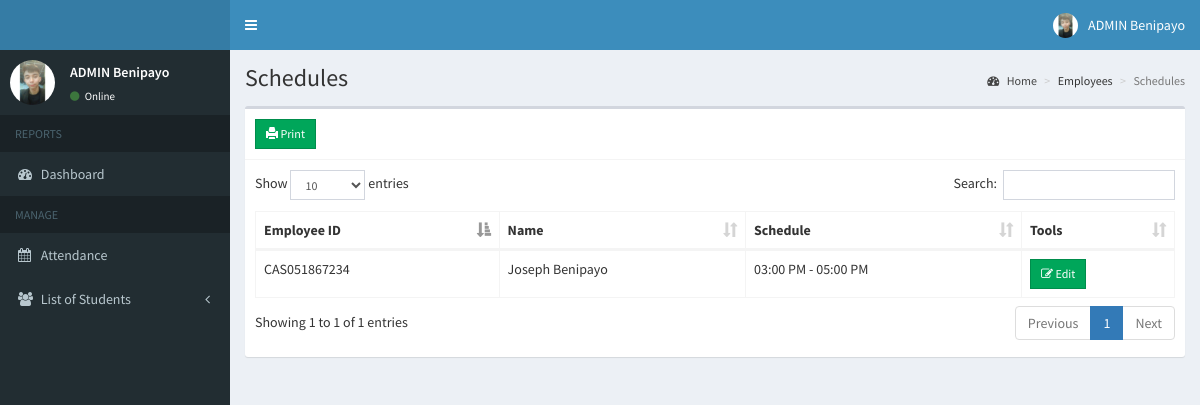
The page /admin/schedule_employee.php (signed in) on the database its author committed.
### tables this page shows
CREATE TABLE `employees` (
  `id` int(11) NOT NULL,
  `employee_id` varchar(15) NOT NULL,
  `firstname` varchar(50) NOT NULL,
  `lastname` varchar(50) NOT NULL,
  `address` text NOT NULL,
  `birthdate` date NOT NULL,
  `contact_info` varchar(100) NOT NULL,
  `gender` varchar(10) NOT NULL,
  `position_id` int(11) NOT NULL,
  `schedule_id` int(11) NOT NULL,
  `photo` varchar(200) NOT NULL,
  `created_on` date NOT NULL
);

CREATE TABLE `schedules` (
  `id` int(11) NOT NULL,
  `time_in` time NOT NULL,
  `time_out` time NOT NULL
);

### admin/includes/session.php (called while the page is built, shortened)
<?php
	include 'includes/conn.php';
	$sql = "SELECT * FROM admin WHERE id = '".$_SESSION['admin']."'";
	$query = $conn->query($sql);
	$user = $query->fetch_assoc();
?>

### admin/schedule_employee.php (the view, shortened to what this page needs)
<?php include 'includes/session.php'; ?>
<?php include 'includes/header.php'; ?>
<body class="hold-transition skin-blue sidebar-mini">
<div class="wrapper">
  <?php include 'includes/navbar.php'; ?>
  <?php include 'includes/menubar.php'; ?>
  <div class="content-wrapper">
    <section class="content-header">
      <h1>
        Schedules
      </h1>
      <ol class="breadcrumb">
        <li><a href="#"><i class="fa fa-dashboard"></i> Home</a></li>
        <li>Employees</li>
        <li class="active">Schedules</li>
      </ol>
    </section>
    <section class="content">
      <div class="row">
        <div class="col-xs-12">
          <div class="box">
            <div class="box-header with-border">
              <a href="schedule_print.php" class="btn btn-success btn-sm btn-flat"><span class="glyphicon glyphicon-print"></span> Print</a>
            </div>
            <div class="box-body">
              <table id="example1" class="table table-bordered">
                <thead>
                  <th>Employee ID</th>
                  <th>Name</th>
                  <th>Schedule</th>
                  <th>Tools</th>
                </thead>
                <tbody>
                  <?php
                    $sql = "SELECT *, employees.id AS empid FROM employees LEFT JOIN schedules ON schedules.id=employees.schedule_id";
                    $query = $conn->query($sql);
                    while($row = $query->fetch_assoc()){
                      echo "
                        <tr>
                          <td>".$row['employee_id']."</td>
                          <td>".$row['firstname'].' '.$row['lastname']."</td>
                          <td>".date('h:i A', strtotime($row['time_in'])).' - '.date('h:i A', strtotime($row['time_out']))."</td>
                          <td>
                            <button class='btn btn-success btn-sm edit btn-flat' data-id='".$row['empid']."'><i class='fa fa-edit'></i> Edit</button>
                          </td>
                        </tr>
                      ";
                    }
                  ?>
                </tbody>
              </table>
            </div>
          </div>
        </div>
      </div>
    </section>
  </div>
</div>
</body>
</html>

### admin/includes/navbar.php (shortened to what this page needs)
<header class="main-header">
    <a href="index2.html" class="logo">
    </a>
    <nav class="navbar navbar-static-top">
      <a href="#" class="sidebar-toggle" data-toggle="push-menu" role="button">
      </a>
      <div class="navbar-custom-menu">
        <ul class="nav navbar-nav">
          <li class="dropdown user user-menu">
            <a href="#" class="dropdown-toggle" data-toggle="dropdown">
              <img src="<?php echo (!empty($user['photo'])) ? '../images/'.$user['photo'] : '../images/profile.jpg'; ?>" class="user-image" alt="User Image">
              <span class="hidden-xs"><?php echo $user['firstname'].' '.$user['lastname']; ?></span>
            </a>
          </li>
        </ul>
      </div>
    </nav>
  </header>

### admin/includes/menubar.php (shortened to what this page needs)
<aside class="main-sidebar">
    <section class="sidebar">
      <div class="user-panel">
        <div class="pull-left image">
          <img src="<?php echo (!empty($user['photo'])) ? '../images/'.$user['photo'] : '../images/profile.jpg'; ?>" class="img-circle" alt="User Image">
        </div>
        <div class="pull-left info">
          <p><?php echo $user['firstname'].' '.$user['lastname']; ?></p>
          <a><i class="fa fa-circle text-success"></i> Online</a>
        </div>
      </div>
      <ul class="sidebar-menu" data-widget="tree">
        <li class="header">REPORTS</li>
        <li class=""><a href="home.php"><i class="fa fa-dashboard"></i> <span>Dashboard</span></a></li>
        <li class="header">MANAGE</li>
        <li><a href="attendance.php"><i class="fa fa-calendar"></i> <span>Attendance</span></a></li>
        <li class="treeview">
          <a href="#">
            <i class="fa fa-users"></i>
            <span>List of Students</span>
            <span class="pull-right-container">
              <i class="fa fa-angle-left pull-right"></i>
            </span>
          </a>
    </section>
  </aside>

### rows shown on the page
employees: employee "CAS051867234", firstname "Joseph", lastname "Benipayo", schedule.time_in "03:00 PM", schedule.time_out "05:00 PM"

### other values the page prints
$user['firstname'] "ADMIN"
$user['lastname'] "Benipayo"
